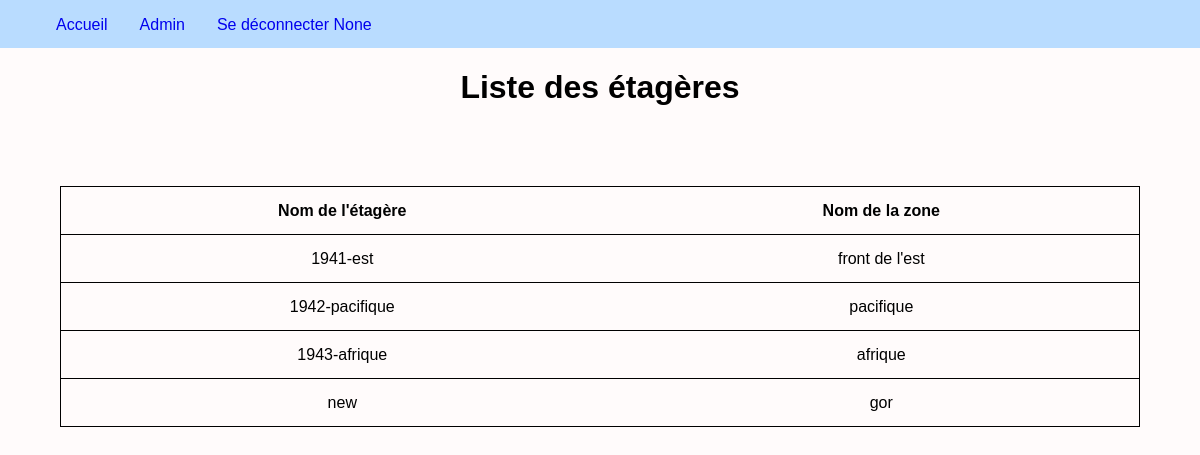
/etagere.php (signed in), run on the app's committed database.
### tables this page shows
CREATE TABLE `etagere` (
  `id_etagere` int(11) NOT NULL,
  `nomEtagere` varchar(200) NOT NULL,
  `id_zone` int(11) NOT NULL
);

CREATE TABLE `zone` (
  `id_zone` int(255) NOT NULL,
  `nomZone` varchar(200) NOT NULL,
  `id_stockage` int(11) NOT NULL
);

### etagere.php (the view, shortened to what this page needs)
<?php
if (isset($_SESSION['id_personne']) AND isset($_SESSION['pseudo']))
{
?>
<!DOCTYPE html>
<html>
    <head>
        <link rel="stylesheet" href="style.css">
    </head>
    <body>
    <ul class="index">
        <li><a href="accueil.php">Accueil</a></li>
        <li><a href="admin.php">Admin</a></li>
        <li><a href="logout.php">Se déconnecter <?php
                            if (isset($_SESSION['id_personne']) AND isset($_SESSION['pseudo']))
                            {
                                echo $_SESSION['pseudo'];
                            } ?>
            </a></li>
    </ul>
        <h1>Liste des étagères</h1>
        <table class="t2">
                    <tr>
                        <th>Nom de l'étagère</th>
                        <th>Nom de la zone</th>
                    </tr>
        <?php
            include 'connexion.php';
            $sel = $bdd->query('SELECT nomEtagere, nomZone FROM etagere LEFT JOIN zone ON etagere.id_etagere = zone.id_zone ORDER BY etagere.id_zone');
            $etageres = $sel->fetchAll();
            foreach($etageres as $etagere){
                ?>
                <tr>
                  <td><?= $etagere['nomEtagere'];?></td>
                  <td><?= $etagere['nomZone'];?></td>
                </tr>
        <?php
            };
        ?>
        </table>
    </body>
    </html>
<?php } else { header("Location: index.php");
 } ?>

### style.css (style rules this page uses)
body { margin: 0; background-color: #FFFBFB; font-family: Arial, Helvetica, sans-serif; width: 100%; }
.index { background-color: #B9DCFF; overflow: hidden; margin-top: 0; height: 3em; }
.index li { list-style-type: none; float: left; padding: 1em 1em; }
h1 { text-align: center; }
.index a { text-decoration: none; text-align: center ; }
.t2 { margin: 5em auto; text-align: center; border: 1px black solid; border-collapse: collapse; width: 90%; }
.t2 tr { height: 3em; border: solid 1pt black; }

### data on the page
etagere: nomEtagere "1941-est", id_zone.nomZone "front de l'est"
etagere: nomEtagere "1942-pacifique", id_zone.nomZone "pacifique"
etagere: nomEtagere "1943-afrique", id_zone.nomZone "afrique"
etagere: nomEtagere "new", zone.nomZone "gor"

### other printed values
$_SESSION['pseudo'] "None"
